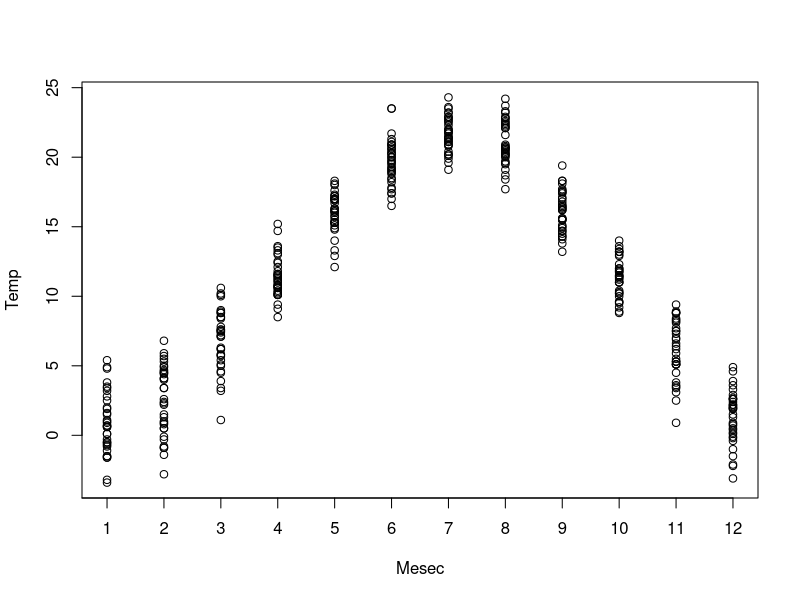
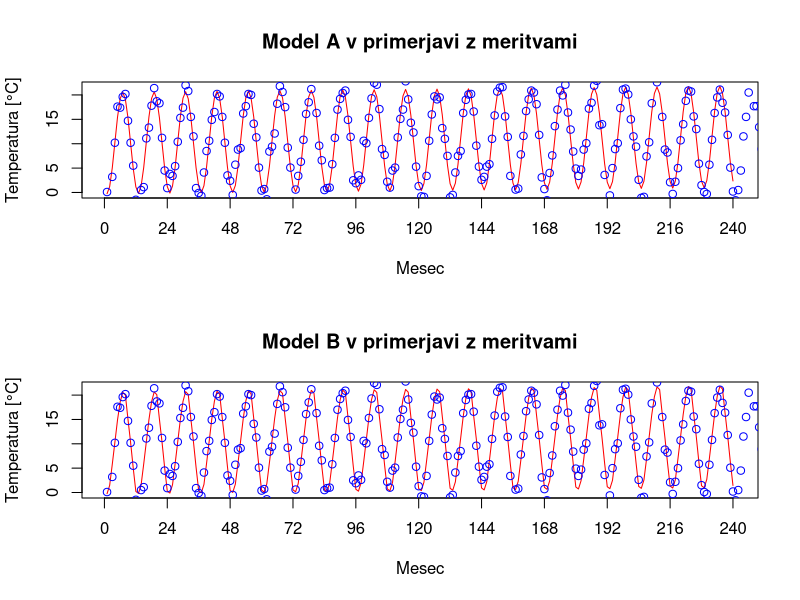

Recreate these plots in R, in order.
#Nastavimo na lokacijo v računalniku, ki vsebuje vse datoteke projektne naloge
#Npr. setwd("C:/Users/Uporabnik/Documents/GitHub/STAT")

#Če še nismo, naložimo paket tidyverse
#install.packages("tidyverse")

#Naložimo podatke

TempLJ <- read.csv("Temp_LJ.csv")

Mesec <- TempLJ$MESEC
Temp <- TempLJ$TEMPERATURA

#Za občutek narišemo razpršeni graf temperatur glede na mesec

plot(Mesec, Temp, xaxp = c(0, 12, 12))

#Sestavimo matriko Xa za model A

Xa <- matrix(rep(1, 4*420), nrow = 420, ncol = 4)

for(i in 1:420){
	Xa[i, 2] <- i
	Xa[i, 3] <- sin(i*pi / 6)
	Xa[i, 4] <- cos(i*pi / 6)
}

#Izračunamo cenilko po MNK za vektor parametrov modela A
Ba <- lsfit(Xa, Temp, intercept = FALSE)

Betaa <- Ba$coefficients

#Sestavimo matriko Xb za model B

Xb <- matrix(rep(0, 13*420), nrow = 420, ncol = 13)

for(i in 1:420){
	Xb[i, 13] <- i
	for(j in 1:11){
		if(i %% 12 == 0){
			Xb[i, 12] <- 1
		}
		else if(i %% 12 == j){
			Xb[i, j] <- 1
		}
	}
	
}

#Izračunamo cenilko po MNK za vektor parametrov modela B
Bb <- lsfit(Xb, Temp, intercept = FALSE)

Betab<- Bb$coefficients

#Računamo reziduale za oba modela

resa <- Temp - Xa%*%Betaa

RSSa <- norm(resa, type="2")^2

resb <- Temp - Xb%*%Betab

RSSb <- norm(resb, type="2")^2

#Poračunamo kvocient F

n <- length(Temp)
p <- length(Betab)
q <- length(Betaa)

Fs <- ((RSSa - RSSb)/(p - q)) / (RSSb / (n - p))

t1 <- qf(0.99, df1 = p-q, df2 = n-p)
t2 <- qf(0.95, df1 = p-q, df2 = n-p)

#Izračun Akaikejeve informacije

#Za model A

AICa <- 2*q + n*log(RSSa)

#Za model B

AICb <- 2*p + n*log(RSSb)

#Narišemo modela

modelA <- function(x){
	y <- Betaa[[1]] + Betaa[[2]]*x + Betaa[[3]]*sin(x *pi/6) + Betaa[[4]]*cos(x*pi/6)
}

modelB <- function(x) {
	m <- rep(0, length(x))
	for(i in 1:length(x)){
		if(x[i]%%12 != 0){
			j <- x[i]%%12
			m[i] <- Betab[[j]]
		}
		else {
			m[i] <- Betab[[12]]
		}
	}
	y <- m + Betab[[13]]*x
}

num <- seq(1, 240, 1)

par(mfrow=c(2, 1))

plot(num, modelA(num), main="Model A v primerjavi z meritvami", type ="l", col="red", xlab="Mesec", ylab= "Temperatura [°C]", xaxp = c(0, 240, 10))
points(Temp, col="blue")

plot(num, modelB(num), main="Model B v primerjavi z meritvami", type ="l", col="red", xlab="Mesec", ylab= "Temperatura [°C]", xaxp = c(0, 240, 10))
points(Temp, col="blue")


paste(c("Cenilka za vektor parametrov modela A je:", Betaa))
paste(c("RSS modela A je:", RSSa))
paste(c("Cenilka za vektor parametrov modela B je:", Betab))
paste(c("RSS modela B je:", RSSb))
paste(c("Kvocient F za preizkus znaša:", Fs))
paste(c("Testna vrednost inverza kumulativne funkcije F-distribucije za alfa = 0.01:", t1))
paste(c("Testna vrednost inverza kumulativne funkcije F-distribucije za alfa = 0.05:", t2))
paste(c("AIC modela A je:", AICa))
paste(c("AIC modela B je:", AICb))
